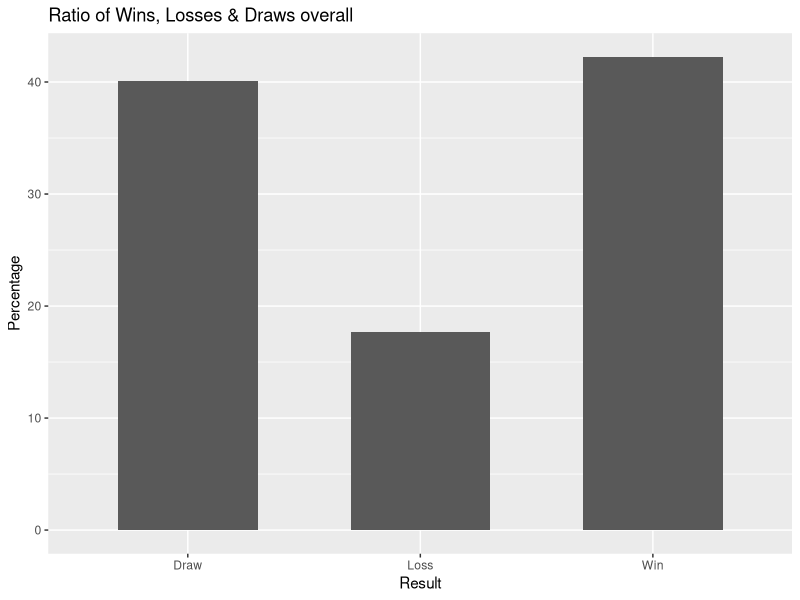
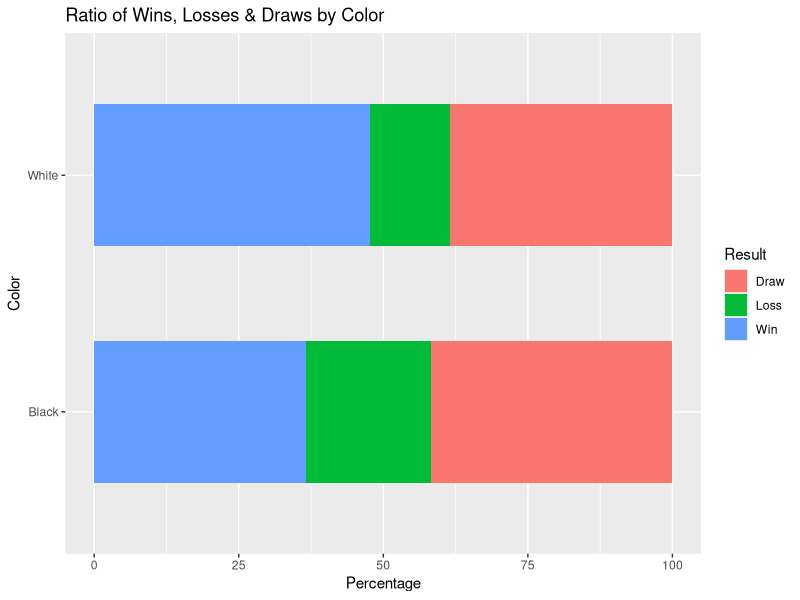

These figures' R source, in order:
## ---- chunk 1
library(readr)
library(dplyr)
library(magrittr)
library(ggplot2)
## ---- chunk 2
df <- read_csv("cleaned_data.csv")
## ---- chunk 3
overall_win <- df %>%
  group_by(Result) %>%
  summarise(count = n()) %>%
  mutate(Percentage = count / sum(count) * 100) %>%
  select(-count) 
overall_win
 
overall_win %>% ggplot(aes(x = Result, y = Percentage)) +
  geom_bar(stat = "identity", width = 0.6) +
  labs(title = "Ratio of Wins, Losses & Draws overall")


winrate <- df %>%
  group_by(Color, Result) %>%
  summarise(count = n()) %>%
  mutate(Percentage = count / sum(count) * 100) %>%
  select(-count) 
winrate

winrate %>% ggplot(aes(x = Color, y = Percentage, fill = Result)) +
  geom_bar(stat = "identity", width = 0.6) +
  coord_flip() +
  labs(title = "Ratio of Wins, Losses & Draws by Color")
## ---- chunk 4
overall_op <- df %>%
  group_by(Opening) %>%
  summarise(n_games = n()) %>%
  filter(n_games > 10) %>%
  arrange(desc(n_games))

overall_op
  


